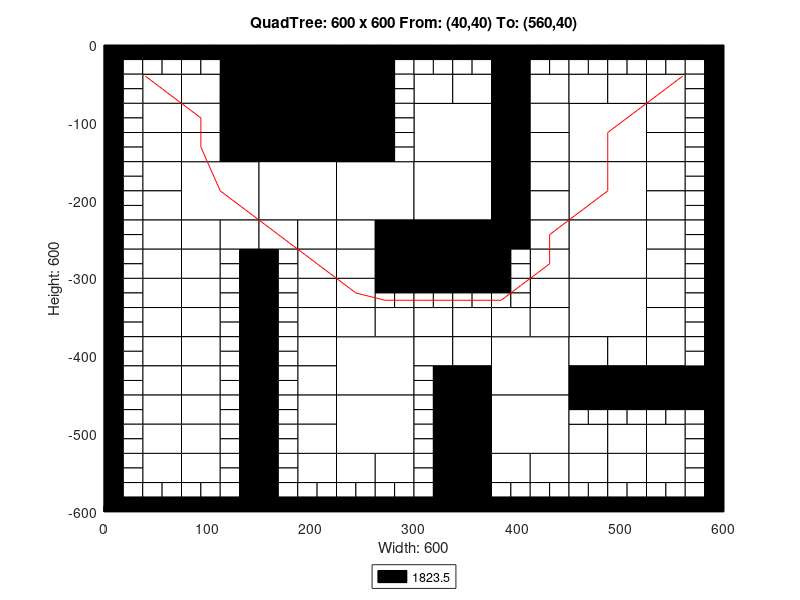

Here is the MATLAB script that generated this plot:
axis([0 600 -600 0]);
title('QuadTree: 600 x 600 From: (40,40) To: (560,40)');
xlabel('Width: 600');
ylabel('Height: 600');
rectangle('Position',[150 -75 75 75], 'FaceColor',[0 0 0]);
rectangle('Position',[150 -150 75 75], 'FaceColor',[0 0 0]);
rectangle('Position',[75 -225 75 75], 'FaceColor',[1 1 1]);
rectangle('Position',[150 -225 75 75], 'FaceColor',[1 1 1]);
rectangle('Position',[225 -225 75 75], 'FaceColor',[1 1 1]);
rectangle('Position',[300 -150 75 75], 'FaceColor',[1 1 1]);
rectangle('Position',[450 -150 75 75], 'FaceColor',[1 1 1]);
rectangle('Position',[300 -225 75 75], 'FaceColor',[1 1 1]);
rectangle('Position',[300 -300 75 75], 'FaceColor',[0 0 0]);
rectangle('Position',[450 -225 75 75], 'FaceColor',[1 1 1]);
rectangle('Position',[450 -300 75 75], 'FaceColor',[1 1 1]);
rectangle('Position',[225 -450 75 75], 'FaceColor',[1 1 1]);
rectangle('Position',[225 -525 75 75], 'FaceColor',[1 1 1]);
rectangle('Position',[375 -450 75 75], 'FaceColor',[1 1 1]);
rectangle('Position',[450 -375 75 75], 'FaceColor',[1 1 1]);
rectangle('Position',[375 -525 75 75], 'FaceColor',[1 1 1]);
rectangle('Position',[37.5 -75 37.5 37.5], 'FaceColor',[1 1 1]);
rectangle('Position',[112.5 -37.5 37.5 37.5], 'FaceColor',[0 0 0]);
rectangle('Position',[75 -75 37.5 37.5], 'FaceColor',[1 1 1]);
rectangle('Position',[112.5 -75 37.5 37.5], 'FaceColor',[0 0 0]);
rectangle('Position',[37.5 -112.5 37.5 37.5], 'FaceColor',[1 1 1]);
rectangle('Position',[37.5 -150 37.5 37.5], 'FaceColor',[1 1 1]);
rectangle('Position',[75 -112.5 37.5 37.5], 'FaceColor',[1 1 1]);
rectangle('Position',[112.5 -112.5 37.5 37.5], 'FaceColor',[0 0 0]);
rectangle('Position',[75 -150 37.5 37.5], 'FaceColor',[1 1 1]);
rectangle('Position',[112.5 -150 37.5 37.5], 'FaceColor',[0 0 0]);
rectangle('Position',[225 -37.5 37.5 37.5], 'FaceColor',[0 0 0]);
rectangle('Position',[225 -75 37.5 37.5], 'FaceColor',[0 0 0]);
rectangle('Position',[225 -112.5 37.5 37.5], 'FaceColor',[0 0 0]);
rectangle('Position',[225 -150 37.5 37.5], 'FaceColor',[0 0 0]);
rectangle('Position',[37.5 -187.5 37.5 37.5], 'FaceColor',[1 1 1]);
rectangle('Position',[37.5 -225 37.5 37.5], 'FaceColor',[1 1 1]);
rectangle('Position',[37.5 -262.5 37.5 37.5], 'FaceColor',[1 1 1]);
rectangle('Position',[37.5 -300 37.5 37.5], 'FaceColor',[1 1 1]);
rectangle('Position',[75 -262.5 37.5 37.5], 'FaceColor',[1 1 1]);
rectangle('Position',[112.5 -262.5 37.5 37.5], 'FaceColor',[1 1 1]);
rectangle('Position',[75 -300 37.5 37.5], 'FaceColor',[1 1 1]);
rectangle('Position',[150 -262.5 37.5 37.5], 'FaceColor',[1 1 1]);
rectangle('Position',[187.5 -262.5 37.5 37.5], 'FaceColor',[1 1 1]);
rectangle('Position',[187.5 -300 37.5 37.5], 'FaceColor',[1 1 1]);
rectangle('Position',[225 -262.5 37.5 37.5], 'FaceColor',[1 1 1]);
rectangle('Position',[262.5 -262.5 37.5 37.5], 'FaceColor',[0 0 0]);
rectangle('Position',[225 -300 37.5 37.5], 'FaceColor',[1 1 1]);
rectangle('Position',[262.5 -300 37.5 37.5], 'FaceColor',[0 0 0]);
rectangle('Position',[300 -75 37.5 37.5], 'FaceColor',[1 1 1]);
rectangle('Position',[337.5 -75 37.5 37.5], 'FaceColor',[1 1 1]);
rectangle('Position',[375 -37.5 37.5 37.5], 'FaceColor',[0 0 0]);
rectangle('Position',[375 -75 37.5 37.5], 'FaceColor',[0 0 0]);
rectangle('Position',[412.5 -75 37.5 37.5], 'FaceColor',[1 1 1]);
rectangle('Position',[375 -112.5 37.5 37.5], 'FaceColor',[0 0 0]);
rectangle('Position',[412.5 -112.5 37.5 37.5], 'FaceColor',[1 1 1]);
rectangle('Position',[375 -150 37.5 37.5], 'FaceColor',[0 0 0]);
rectangle('Position',[412.5 -150 37.5 37.5], 'FaceColor',[1 1 1]);
rectangle('Position',[450 -75 37.5 37.5], 'FaceColor',[1 1 1]);
rectangle('Position',[487.5 -75 37.5 37.5], 'FaceColor',[1 1 1]);
rectangle('Position',[525 -75 37.5 37.5], 'FaceColor',[1 1 1]);
rectangle('Position',[525 -112.5 37.5 37.5], 'FaceColor',[1 1 1]);
rectangle('Position',[525 -150 37.5 37.5], 'FaceColor',[1 1 1]);
rectangle('Position',[375 -187.5 37.5 37.5], 'FaceColor',[0 0 0]);
rectangle('Position',[412.5 -187.5 37.5 37.5], 'FaceColor',[1 1 1]);
rectangle('Position',[375 -225 37.5 37.5], 'FaceColor',[0 0 0]);
rectangle('Position',[412.5 -225 37.5 37.5], 'FaceColor',[1 1 1]);
rectangle('Position',[375 -262.5 37.5 37.5], 'FaceColor',[0 0 0]);
rectangle('Position',[412.5 -262.5 37.5 37.5], 'FaceColor',[1 1 1]);
rectangle('Position',[412.5 -300 37.5 37.5], 'FaceColor',[1 1 1]);
rectangle('Position',[525 -187.5 37.5 37.5], 'FaceColor',[1 1 1]);
rectangle('Position',[525 -225 37.5 37.5], 'FaceColor',[1 1 1]);
rectangle('Position',[525 -262.5 37.5 37.5], 'FaceColor',[1 1 1]);
rectangle('Position',[525 -300 37.5 37.5], 'FaceColor',[1 1 1]);
rectangle('Position',[37.5 -337.5 37.5 37.5], 'FaceColor',[1 1 1]);
rectangle('Position',[37.5 -375 37.5 37.5], 'FaceColor',[1 1 1]);
rectangle('Position',[75 -337.5 37.5 37.5], 'FaceColor',[1 1 1]);
rectangle('Position',[75 -375 37.5 37.5], 'FaceColor',[1 1 1]);
rectangle('Position',[37.5 -412.5 37.5 37.5], 'FaceColor',[1 1 1]);
rectangle('Position',[37.5 -450 37.5 37.5], 'FaceColor',[1 1 1]);
rectangle('Position',[75 -412.5 37.5 37.5], 'FaceColor',[1 1 1]);
rectangle('Position',[75 -450 37.5 37.5], 'FaceColor',[1 1 1]);
rectangle('Position',[187.5 -337.5 37.5 37.5], 'FaceColor',[1 1 1]);
rectangle('Position',[187.5 -375 37.5 37.5], 'FaceColor',[1 1 1]);
rectangle('Position',[225 -337.5 37.5 37.5], 'FaceColor',[1 1 1]);
rectangle('Position',[225 -375 37.5 37.5], 'FaceColor',[1 1 1]);
rectangle('Position',[262.5 -375 37.5 37.5], 'FaceColor',[1 1 1]);
rectangle('Position',[187.5 -412.5 37.5 37.5], 'FaceColor',[1 1 1]);
rectangle('Position',[187.5 -450 37.5 37.5], 'FaceColor',[1 1 1]);
rectangle('Position',[37.5 -487.5 37.5 37.5], 'FaceColor',[1 1 1]);
rectangle('Position',[37.5 -525 37.5 37.5], 'FaceColor',[1 1 1]);
rectangle('Position',[75 -487.5 37.5 37.5], 'FaceColor',[1 1 1]);
rectangle('Position',[75 -525 37.5 37.5], 'FaceColor',[1 1 1]);
rectangle('Position',[37.5 -562.5 37.5 37.5], 'FaceColor',[1 1 1]);
rectangle('Position',[75 -562.5 37.5 37.5], 'FaceColor',[1 1 1]);
rectangle('Position',[187.5 -487.5 37.5 37.5], 'FaceColor',[1 1 1]);
rectangle('Position',[187.5 -525 37.5 37.5], 'FaceColor',[1 1 1]);
rectangle('Position',[187.5 -562.5 37.5 37.5], 'FaceColor',[1 1 1]);
rectangle('Position',[225 -562.5 37.5 37.5], 'FaceColor',[1 1 1]);
rectangle('Position',[262.5 -562.5 37.5 37.5], 'FaceColor',[1 1 1]);
rectangle('Position',[300 -375 37.5 37.5], 'FaceColor',[1 1 1]);
rectangle('Position',[337.5 -375 37.5 37.5], 'FaceColor',[1 1 1]);
rectangle('Position',[412.5 -337.5 37.5 37.5], 'FaceColor',[1 1 1]);
rectangle('Position',[375 -375 37.5 37.5], 'FaceColor',[1 1 1]);
rectangle('Position',[412.5 -375 37.5 37.5], 'FaceColor',[1 1 1]);
rectangle('Position',[300 -412.5 37.5 37.5], 'FaceColor',[1 1 1]);
rectangle('Position',[337.5 -412.5 37.5 37.5], 'FaceColor',[1 1 1]);
rectangle('Position',[337.5 -450 37.5 37.5], 'FaceColor',[0 0 0]);
rectangle('Position',[525 -337.5 37.5 37.5], 'FaceColor',[1 1 1]);
rectangle('Position',[525 -375 37.5 37.5], 'FaceColor',[1 1 1]);
rectangle('Position',[450 -412.5 37.5 37.5], 'FaceColor',[1 1 1]);
rectangle('Position',[487.5 -412.5 37.5 37.5], 'FaceColor',[1 1 1]);
rectangle('Position',[450 -450 37.5 37.5], 'FaceColor',[0 0 0]);
rectangle('Position',[487.5 -450 37.5 37.5], 'FaceColor',[0 0 0]);
rectangle('Position',[525 -412.5 37.5 37.5], 'FaceColor',[1 1 1]);
rectangle('Position',[525 -450 37.5 37.5], 'FaceColor',[0 0 0]);
rectangle('Position',[562.5 -450 37.5 37.5], 'FaceColor',[0 0 0]);
rectangle('Position',[337.5 -487.5 37.5 37.5], 'FaceColor',[0 0 0]);
rectangle('Position',[337.5 -525 37.5 37.5], 'FaceColor',[0 0 0]);
rectangle('Position',[337.5 -562.5 37.5 37.5], 'FaceColor',[0 0 0]);
rectangle('Position',[337.5 -600 37.5 37.5], 'FaceColor',[0 0 0]);
rectangle('Position',[375 -562.5 37.5 37.5], 'FaceColor',[1 1 1]);
rectangle('Position',[412.5 -562.5 37.5 37.5], 'FaceColor',[1 1 1]);
rectangle('Position',[450 -525 37.5 37.5], 'FaceColor',[1 1 1]);
rectangle('Position',[487.5 -525 37.5 37.5], 'FaceColor',[1 1 1]);
rectangle('Position',[525 -525 37.5 37.5], 'FaceColor',[1 1 1]);
rectangle('Position',[450 -562.5 37.5 37.5], 'FaceColor',[1 1 1]);
rectangle('Position',[487.5 -562.5 37.5 37.5], 'FaceColor',[1 1 1]);
rectangle('Position',[525 -562.5 37.5 37.5], 'FaceColor',[1 1 1]);
rectangle('Position',[0 -18.75 18.75 18.75], 'FaceColor',[0 0 0]);
rectangle('Position',[18.75 -18.75 18.75 18.75], 'FaceColor',[0 0 0]);
rectangle('Position',[0 -37.5 18.75 18.75], 'FaceColor',[0 0 0]);
rectangle('Position',[18.75 -37.5 18.75 18.75], 'FaceColor',[1 1 1]);
rectangle('Position',[37.5 -18.75 18.75 18.75], 'FaceColor',[0 0 0]);
rectangle('Position',[56.25 -18.75 18.75 18.75], 'FaceColor',[0 0 0]);
rectangle('Position',[37.5 -37.5 18.75 18.75], 'FaceColor',[1 1 1]);
rectangle('Position',[56.25 -37.5 18.75 18.75], 'FaceColor',[1 1 1]);
rectangle('Position',[0 -56.25 18.75 18.75], 'FaceColor',[0 0 0]);
rectangle('Position',[18.75 -56.25 18.75 18.75], 'FaceColor',[1 1 1]);
rectangle('Position',[0 -75 18.75 18.75], 'FaceColor',[0 0 0]);
rectangle('Position',[18.75 -75 18.75 18.75], 'FaceColor',[1 1 1]);
rectangle('Position',[75 -18.75 18.75 18.75], 'FaceColor',[0 0 0]);
rectangle('Position',[93.75 -18.75 18.75 18.75], 'FaceColor',[0 0 0]);
rectangle('Position',[75 -37.5 18.75 18.75], 'FaceColor',[1 1 1]);
rectangle('Position',[93.75 -37.5 18.75 18.75], 'FaceColor',[1 1 1]);
rectangle('Position',[0 -93.75 18.75 18.75], 'FaceColor',[0 0 0]);
rectangle('Position',[18.75 -93.75 18.75 18.75], 'FaceColor',[1 1 1]);
rectangle('Position',[0 -112.5 18.75 18.75], 'FaceColor',[0 0 0]);
rectangle('Position',[18.75 -112.5 18.75 18.75], 'FaceColor',[1 1 1]);
rectangle('Position',[0 -131.25 18.75 18.75], 'FaceColor',[0 0 0]);
rectangle('Position',[18.75 -131.25 18.75 18.75], 'FaceColor',[1 1 1]);
rectangle('Position',[0 -150 18.75 18.75], 'FaceColor',[0 0 0]);
rectangle('Position',[18.75 -150 18.75 18.75], 'FaceColor',[1 1 1]);
rectangle('Position',[262.5 -18.75 18.75 18.75], 'FaceColor',[0 0 0]);
rectangle('Position',[281.25 -18.75 18.75 18.75], 'FaceColor',[0 0 0]);
rectangle('Position',[262.5 -37.5 18.75 18.75], 'FaceColor',[0 0 0]);
rectangle('Position',[281.25 -37.5 18.75 18.75], 'FaceColor',[1 1 1]);
rectangle('Position',[262.5 -56.25 18.75 18.75], 'FaceColor',[0 0 0]);
rectangle('Position',[281.25 -56.25 18.75 18.75], 'FaceColor',[1 1 1]);
rectangle('Position',[262.5 -75 18.75 18.75], 'FaceColor',[0 0 0]);
rectangle('Position',[281.25 -75 18.75 18.75], 'FaceColor',[1 1 1]);
rectangle('Position',[262.5 -93.75 18.75 18.75], 'FaceColor',[0 0 0]);
rectangle('Position',[281.25 -93.75 18.75 18.75], 'FaceColor',[1 1 1]);
rectangle('Position',[262.5 -112.5 18.75 18.75], 'FaceColor',[0 0 0]);
rectangle('Position',[281.25 -112.5 18.75 18.75], 'FaceColor',[1 1 1]);
rectangle('Position',[262.5 -131.25 18.75 18.75], 'FaceColor',[0 0 0]);
rectangle('Position',[281.25 -131.25 18.75 18.75], 'FaceColor',[1 1 1]);
rectangle('Position',[262.5 -150 18.75 18.75], 'FaceColor',[0 0 0]);
rectangle('Position',[281.25 -150 18.75 18.75], 'FaceColor',[1 1 1]);
rectangle('Position',[0 -168.75 18.75 18.75], 'FaceColor',[0 0 0]);
rectangle('Position',[18.75 -168.75 18.75 18.75], 'FaceColor',[1 1 1]);
rectangle('Position',[0 -187.5 18.75 18.75], 'FaceColor',[0 0 0]);
rectangle('Position',[18.75 -187.5 18.75 18.75], 'FaceColor',[1 1 1]);
rectangle('Position',[0 -206.25 18.75 18.75], 'FaceColor',[0 0 0]);
rectangle('Position',[18.75 -206.25 18.75 18.75], 'FaceColor',[1 1 1]);
rectangle('Position',[0 -225 18.75 18.75], 'FaceColor',[0 0 0]);
rectangle('Position',[18.75 -225 18.75 18.75], 'FaceColor',[1 1 1]);
rectangle('Position',[0 -243.75 18.75 18.75], 'FaceColor',[0 0 0]);
rectangle('Position',[18.75 -243.75 18.75 18.75], 'FaceColor',[1 1 1]);
rectangle('Position',[0 -262.5 18.75 18.75], 'FaceColor',[0 0 0]);
rectangle('Position',[18.75 -262.5 18.75 18.75], 'FaceColor',[1 1 1]);
rectangle('Position',[0 -281.25 18.75 18.75], 'FaceColor',[0 0 0]);
rectangle('Position',[18.75 -281.25 18.75 18.75], 'FaceColor',[1 1 1]);
rectangle('Position',[0 -300 18.75 18.75], 'FaceColor',[0 0 0]);
rectangle('Position',[18.75 -300 18.75 18.75], 'FaceColor',[1 1 1]);
rectangle('Position',[112.5 -281.25 18.75 18.75], 'FaceColor',[1 1 1]);
rectangle('Position',[131.25 -281.25 18.75 18.75], 'FaceColor',[0 0 0]);
rectangle('Position',[112.5 -300 18.75 18.75], 'FaceColor',[1 1 1]);
rectangle('Position',[131.25 -300 18.75 18.75], 'FaceColor',[0 0 0]);
rectangle('Position',[150 -281.25 18.75 18.75], 'FaceColor',[0 0 0]);
rectangle('Position',[168.75 -281.25 18.75 18.75], 'FaceColor',[1 1 1]);
rectangle('Position',[150 -300 18.75 18.75], 'FaceColor',[0 0 0]);
rectangle('Position',[168.75 -300 18.75 18.75], 'FaceColor',[1 1 1]);
rectangle('Position',[300 -18.75 18.75 18.75], 'FaceColor',[0 0 0]);
rectangle('Position',[318.75 -18.75 18.75 18.75], 'FaceColor',[0 0 0]);
rectangle('Position',[300 -37.5 18.75 18.75], 'FaceColor',[1 1 1]);
rectangle('Position',[318.75 -37.5 18.75 18.75], 'FaceColor',[1 1 1]);
rectangle('Position',[337.5 -18.75 18.75 18.75], 'FaceColor',[0 0 0]);
rectangle('Position',[356.25 -18.75 18.75 18.75], 'FaceColor',[0 0 0]);
rectangle('Position',[337.5 -37.5 18.75 18.75], 'FaceColor',[1 1 1]);
rectangle('Position',[356.25 -37.5 18.75 18.75], 'FaceColor',[1 1 1]);
rectangle('Position',[412.5 -18.75 18.75 18.75], 'FaceColor',[0 0 0]);
rectangle('Position',[431.25 -18.75 18.75 18.75], 'FaceColor',[0 0 0]);
rectangle('Position',[412.5 -37.5 18.75 18.75], 'FaceColor',[1 1 1]);
rectangle('Position',[431.25 -37.5 18.75 18.75], 'FaceColor',[1 1 1]);
rectangle('Position',[450 -18.75 18.75 18.75], 'FaceColor',[0 0 0]);
rectangle('Position',[468.75 -18.75 18.75 18.75], 'FaceColor',[0 0 0]);
rectangle('Position',[450 -37.5 18.75 18.75], 'FaceColor',[1 1 1]);
rectangle('Position',[468.75 -37.5 18.75 18.75], 'FaceColor',[1 1 1]);
rectangle('Position',[487.5 -18.75 18.75 18.75], 'FaceColor',[0 0 0]);
rectangle('Position',[506.25 -18.75 18.75 18.75], 'FaceColor',[0 0 0]);
rectangle('Position',[487.5 -37.5 18.75 18.75], 'FaceColor',[1 1 1]);
rectangle('Position',[506.25 -37.5 18.75 18.75], 'FaceColor',[1 1 1]);
rectangle('Position',[525 -18.75 18.75 18.75], 'FaceColor',[0 0 0]);
rectangle('Position',[543.75 -18.75 18.75 18.75], 'FaceColor',[0 0 0]);
rectangle('Position',[525 -37.5 18.75 18.75], 'FaceColor',[1 1 1]);
rectangle('Position',[543.75 -37.5 18.75 18.75], 'FaceColor',[1 1 1]);
rectangle('Position',[562.5 -18.75 18.75 18.75], 'FaceColor',[0 0 0]);
rectangle('Position',[581.25 -18.75 18.75 18.75], 'FaceColor',[0 0 0]);
rectangle('Position',[562.5 -37.5 18.75 18.75], 'FaceColor',[1 1 1]);
rectangle('Position',[581.25 -37.5 18.75 18.75], 'FaceColor',[0 0 0]);
rectangle('Position',[562.5 -56.25 18.75 18.75], 'FaceColor',[1 1 1]);
rectangle('Position',[581.25 -56.25 18.75 18.75], 'FaceColor',[0 0 0]);
rectangle('Position',[562.5 -75 18.75 18.75], 'FaceColor',[1 1 1]);
rectangle('Position',[581.25 -75 18.75 18.75], 'FaceColor',[0 0 0]);
rectangle('Position',[562.5 -93.75 18.75 18.75], 'FaceColor',[1 1 1]);
rectangle('Position',[581.25 -93.75 18.75 18.75], 'FaceColor',[0 0 0]);
rectangle('Position',[562.5 -112.5 18.75 18.75], 'FaceColor',[1 1 1]);
rectangle('Position',[581.25 -112.5 18.75 18.75], 'FaceColor',[0 0 0]);
rectangle('Position',[562.5 -131.25 18.75 18.75], 'FaceColor',[1 1 1]);
rectangle('Position',[581.25 -131.25 18.75 18.75], 'FaceColor',[0 0 0]);
rectangle('Position',[562.5 -150 18.75 18.75], 'FaceColor',[1 1 1]);
rectangle('Position',[581.25 -150 18.75 18.75], 'FaceColor',[0 0 0]);
rectangle('Position',[375 -281.25 18.75 18.75], 'FaceColor',[0 0 0]);
rectangle('Position',[393.75 -281.25 18.75 18.75], 'FaceColor',[1 1 1]);
rectangle('Position',[375 -300 18.75 18.75], 'FaceColor',[0 0 0]);
rectangle('Position',[393.75 -300 18.75 18.75], 'FaceColor',[1 1 1]);
rectangle('Position',[562.5 -168.75 18.75 18.75], 'FaceColor',[1 1 1]);
rectangle('Position',[581.25 -168.75 18.75 18.75], 'FaceColor',[0 0 0]);
rectangle('Position',[562.5 -187.5 18.75 18.75], 'FaceColor',[1 1 1]);
rectangle('Position',[581.25 -187.5 18.75 18.75], 'FaceColor',[0 0 0]);
rectangle('Position',[562.5 -206.25 18.75 18.75], 'FaceColor',[1 1 1]);
rectangle('Position',[581.25 -206.25 18.75 18.75], 'FaceColor',[0 0 0]);
rectangle('Position',[562.5 -225 18.75 18.75], 'FaceColor',[1 1 1]);
rectangle('Position',[581.25 -225 18.75 18.75], 'FaceColor',[0 0 0]);
rectangle('Position',[562.5 -243.75 18.75 18.75], 'FaceColor',[1 1 1]);
rectangle('Position',[581.25 -243.75 18.75 18.75], 'FaceColor',[0 0 0]);
rectangle('Position',[562.5 -262.5 18.75 18.75], 'FaceColor',[1 1 1]);
rectangle('Position',[581.25 -262.5 18.75 18.75], 'FaceColor',[0 0 0]);
rectangle('Position',[562.5 -281.25 18.75 18.75], 'FaceColor',[1 1 1]);
rectangle('Position',[581.25 -281.25 18.75 18.75], 'FaceColor',[0 0 0]);
rectangle('Position',[562.5 -300 18.75 18.75], 'FaceColor',[1 1 1]);
rectangle('Position',[581.25 -300 18.75 18.75], 'FaceColor',[0 0 0]);
rectangle('Position',[0 -318.75 18.75 18.75], 'FaceColor',[0 0 0]);
rectangle('Position',[18.75 -318.75 18.75 18.75], 'FaceColor',[1 1 1]);
rectangle('Position',[0 -337.5 18.75 18.75], 'FaceColor',[0 0 0]);
rectangle('Position',[18.75 -337.5 18.75 18.75], 'FaceColor',[1 1 1]);
rectangle('Position',[0 -356.25 18.75 18.75], 'FaceColor',[0 0 0]);
rectangle('Position',[18.75 -356.25 18.75 18.75], 'FaceColor',[1 1 1]);
rectangle('Position',[0 -375 18.75 18.75], 'FaceColor',[0 0 0]);
rectangle('Position',[18.75 -375 18.75 18.75], 'FaceColor',[1 1 1]);
rectangle('Position',[112.5 -318.75 18.75 18.75], 'FaceColor',[1 1 1]);
rectangle('Position',[131.25 -318.75 18.75 18.75], 'FaceColor',[0 0 0]);
rectangle('Position',[112.5 -337.5 18.75 18.75], 'FaceColor',[1 1 1]);
rectangle('Position',[131.25 -337.5 18.75 18.75], 'FaceColor',[0 0 0]);
rectangle('Position',[112.5 -356.25 18.75 18.75], 'FaceColor',[1 1 1]);
rectangle('Position',[131.25 -356.25 18.75 18.75], 'FaceColor',[0 0 0]);
rectangle('Position',[112.5 -375 18.75 18.75], 'FaceColor',[1 1 1]);
rectangle('Position',[131.25 -375 18.75 18.75], 'FaceColor',[0 0 0]);
rectangle('Position',[0 -393.75 18.75 18.75], 'FaceColor',[0 0 0]);
rectangle('Position',[18.75 -393.75 18.75 18.75], 'FaceColor',[1 1 1]);
rectangle('Position',[0 -412.5 18.75 18.75], 'FaceColor',[0 0 0]);
rectangle('Position',[18.75 -412.5 18.75 18.75], 'FaceColor',[1 1 1]);
rectangle('Position',[0 -431.25 18.75 18.75], 'FaceColor',[0 0 0]);
rectangle('Position',[18.75 -431.25 18.75 18.75], 'FaceColor',[1 1 1]);
rectangle('Position',[0 -450 18.75 18.75], 'FaceColor',[0 0 0]);
rectangle('Position',[18.75 -450 18.75 18.75], 'FaceColor',[1 1 1]);
rectangle('Position',[112.5 -393.75 18.75 18.75], 'FaceColor',[1 1 1]);
rectangle('Position',[131.25 -393.75 18.75 18.75], 'FaceColor',[0 0 0]);
rectangle('Position',[112.5 -412.5 18.75 18.75], 'FaceColor',[1 1 1]);
rectangle('Position',[131.25 -412.5 18.75 18.75], 'FaceColor',[0 0 0]);
rectangle('Position',[112.5 -431.25 18.75 18.75], 'FaceColor',[1 1 1]);
rectangle('Position',[131.25 -431.25 18.75 18.75], 'FaceColor',[0 0 0]);
rectangle('Position',[112.5 -450 18.75 18.75], 'FaceColor',[1 1 1]);
rectangle('Position',[131.25 -450 18.75 18.75], 'FaceColor',[0 0 0]);
rectangle('Position',[150 -318.75 18.75 18.75], 'FaceColor',[0 0 0]);
rectangle('Position',[168.75 -318.75 18.75 18.75], 'FaceColor',[1 1 1]);
rectangle('Position',[150 -337.5 18.75 18.75], 'FaceColor',[0 0 0]);
rectangle('Position',[168.75 -337.5 18.75 18.75], 'FaceColor',[1 1 1]);
rectangle('Position',[150 -356.25 18.75 18.75], 'FaceColor',[0 0 0]);
rectangle('Position',[168.75 -356.25 18.75 18.75], 'FaceColor',[1 1 1]);
rectangle('Position',[150 -375 18.75 18.75], 'FaceColor',[0 0 0]);
rectangle('Position',[168.75 -375 18.75 18.75], 'FaceColor',[1 1 1]);
rectangle('Position',[262.5 -318.75 18.75 18.75], 'FaceColor',[0 0 0]);
rectangle('Position',[281.25 -318.75 18.75 18.75], 'FaceColor',[0 0 0]);
rectangle('Position',[262.5 -337.5 18.75 18.75], 'FaceColor',[1 1 1]);
rectangle('Position',[281.25 -337.5 18.75 18.75], 'FaceColor',[1 1 1]);
rectangle('Position',[150 -393.75 18.75 18.75], 'FaceColor',[0 0 0]);
rectangle('Position',[168.75 -393.75 18.75 18.75], 'FaceColor',[1 1 1]);
rectangle('Position',[150 -412.5 18.75 18.75], 'FaceColor',[0 0 0]);
rectangle('Position',[168.75 -412.5 18.75 18.75], 'FaceColor',[1 1 1]);
rectangle('Position',[150 -431.25 18.75 18.75], 'FaceColor',[0 0 0]);
rectangle('Position',[168.75 -431.25 18.75 18.75], 'FaceColor',[1 1 1]);
rectangle('Position',[150 -450 18.75 18.75], 'FaceColor',[0 0 0]);
rectangle('Position',[168.75 -450 18.75 18.75], 'FaceColor',[1 1 1]);
rectangle('Position',[0 -468.75 18.75 18.75], 'FaceColor',[0 0 0]);
rectangle('Position',[18.75 -468.75 18.75 18.75], 'FaceColor',[1 1 1]);
rectangle('Position',[0 -487.5 18.75 18.75], 'FaceColor',[0 0 0]);
rectangle('Position',[18.75 -487.5 18.75 18.75], 'FaceColor',[1 1 1]);
rectangle('Position',[0 -506.25 18.75 18.75], 'FaceColor',[0 0 0]);
rectangle('Position',[18.75 -506.25 18.75 18.75], 'FaceColor',[1 1 1]);
rectangle('Position',[0 -525 18.75 18.75], 'FaceColor',[0 0 0]);
rectangle('Position',[18.75 -525 18.75 18.75], 'FaceColor',[1 1 1]);
rectangle('Position',[112.5 -468.75 18.75 18.75], 'FaceColor',[1 1 1]);
rectangle('Position',[131.25 -468.75 18.75 18.75], 'FaceColor',[0 0 0]);
rectangle('Position',[112.5 -487.5 18.75 18.75], 'FaceColor',[1 1 1]);
rectangle('Position',[131.25 -487.5 18.75 18.75], 'FaceColor',[0 0 0]);
rectangle('Position',[112.5 -506.25 18.75 18.75], 'FaceColor',[1 1 1]);
rectangle('Position',[131.25 -506.25 18.75 18.75], 'FaceColor',[0 0 0]);
rectangle('Position',[112.5 -525 18.75 18.75], 'FaceColor',[1 1 1]);
rectangle('Position',[131.25 -525 18.75 18.75], 'FaceColor',[0 0 0]);
rectangle('Position',[0 -543.75 18.75 18.75], 'FaceColor',[0 0 0]);
rectangle('Position',[18.75 -543.75 18.75 18.75], 'FaceColor',[1 1 1]);
rectangle('Position',[0 -562.5 18.75 18.75], 'FaceColor',[0 0 0]);
rectangle('Position',[18.75 -562.5 18.75 18.75], 'FaceColor',[1 1 1]);
rectangle('Position',[0 -581.25 18.75 18.75], 'FaceColor',[0 0 0]);
rectangle('Position',[18.75 -581.25 18.75 18.75], 'FaceColor',[1 1 1]);
rectangle('Position',[0 -600 18.75 18.75], 'FaceColor',[0 0 0]);
rectangle('Position',[18.75 -600 18.75 18.75], 'FaceColor',[0 0 0]);
rectangle('Position',[37.5 -581.25 18.75 18.75], 'FaceColor',[1 1 1]);
rectangle('Position',[56.25 -581.25 18.75 18.75], 'FaceColor',[1 1 1]);
rectangle('Position',[37.5 -600 18.75 18.75], 'FaceColor',[0 0 0]);
rectangle('Position',[56.25 -600 18.75 18.75], 'FaceColor',[0 0 0]);
rectangle('Position',[112.5 -543.75 18.75 18.75], 'FaceColor',[1 1 1]);
rectangle('Position',[131.25 -543.75 18.75 18.75], 'FaceColor',[0 0 0]);
rectangle('Position',[112.5 -562.5 18.75 18.75], 'FaceColor',[1 1 1]);
rectangle('Position',[131.25 -562.5 18.75 18.75], 'FaceColor',[0 0 0]);
rectangle('Position',[75 -581.25 18.75 18.75], 'FaceColor',[1 1 1]);
rectangle('Position',[93.75 -581.25 18.75 18.75], 'FaceColor',[1 1 1]);
rectangle('Position',[75 -600 18.75 18.75], 'FaceColor',[0 0 0]);
rectangle('Position',[93.75 -600 18.75 18.75], 'FaceColor',[0 0 0]);
rectangle('Position',[112.5 -581.25 18.75 18.75], 'FaceColor',[1 1 1]);
rectangle('Position',[131.25 -581.25 18.75 18.75], 'FaceColor',[0 0 0]);
rectangle('Position',[112.5 -600 18.75 18.75], 'FaceColor',[0 0 0]);
rectangle('Position',[131.25 -600 18.75 18.75], 'FaceColor',[0 0 0]);
rectangle('Position',[150 -468.75 18.75 18.75], 'FaceColor',[0 0 0]);
rectangle('Position',[168.75 -468.75 18.75 18.75], 'FaceColor',[1 1 1]);
rectangle('Position',[150 -487.5 18.75 18.75], 'FaceColor',[0 0 0]);
rectangle('Position',[168.75 -487.5 18.75 18.75], 'FaceColor',[1 1 1]);
rectangle('Position',[150 -506.25 18.75 18.75], 'FaceColor',[0 0 0]);
rectangle('Position',[168.75 -506.25 18.75 18.75], 'FaceColor',[1 1 1]);
rectangle('Position',[150 -525 18.75 18.75], 'FaceColor',[0 0 0]);
rectangle('Position',[168.75 -525 18.75 18.75], 'FaceColor',[1 1 1]);
rectangle('Position',[150 -543.75 18.75 18.75], 'FaceColor',[0 0 0]);
rectangle('Position',[168.75 -543.75 18.75 18.75], 'FaceColor',[1 1 1]);
rectangle('Position',[150 -562.5 18.75 18.75], 'FaceColor',[0 0 0]);
rectangle('Position',[168.75 -562.5 18.75 18.75], 'FaceColor',[1 1 1]);
rectangle('Position',[150 -581.25 18.75 18.75], 'FaceColor',[0 0 0]);
rectangle('Position',[168.75 -581.25 18.75 18.75], 'FaceColor',[1 1 1]);
rectangle('Position',[150 -600 18.75 18.75], 'FaceColor',[0 0 0]);
rectangle('Position',[168.75 -600 18.75 18.75], 'FaceColor',[0 0 0]);
rectangle('Position',[187.5 -581.25 18.75 18.75], 'FaceColor',[1 1 1]);
rectangle('Position',[206.25 -581.25 18.75 18.75], 'FaceColor',[1 1 1]);
rectangle('Position',[187.5 -600 18.75 18.75], 'FaceColor',[0 0 0]);
rectangle('Position',[206.25 -600 18.75 18.75], 'FaceColor',[0 0 0]);
rectangle('Position',[225 -581.25 18.75 18.75], 'FaceColor',[1 1 1]);
rectangle('Position',[243.75 -581.25 18.75 18.75], 'FaceColor',[1 1 1]);
rectangle('Position',[225 -600 18.75 18.75], 'FaceColor',[0 0 0]);
rectangle('Position',[243.75 -600 18.75 18.75], 'FaceColor',[0 0 0]);
rectangle('Position',[262.5 -581.25 18.75 18.75], 'FaceColor',[1 1 1]);
rectangle('Position',[281.25 -581.25 18.75 18.75], 'FaceColor',[1 1 1]);
rectangle('Position',[262.5 -600 18.75 18.75], 'FaceColor',[0 0 0]);
rectangle('Position',[281.25 -600 18.75 18.75], 'FaceColor',[0 0 0]);
rectangle('Position',[300 -318.75 18.75 18.75], 'FaceColor',[0 0 0]);
rectangle('Position',[318.75 -318.75 18.75 18.75], 'FaceColor',[0 0 0]);
rectangle('Position',[300 -337.5 18.75 18.75], 'FaceColor',[1 1 1]);
rectangle('Position',[318.75 -337.5 18.75 18.75], 'FaceColor',[1 1 1]);
rectangle('Position',[337.5 -318.75 18.75 18.75], 'FaceColor',[0 0 0]);
rectangle('Position',[356.25 -318.75 18.75 18.75], 'FaceColor',[0 0 0]);
rectangle('Position',[337.5 -337.5 18.75 18.75], 'FaceColor',[1 1 1]);
rectangle('Position',[356.25 -337.5 18.75 18.75], 'FaceColor',[1 1 1]);
rectangle('Position',[375 -318.75 18.75 18.75], 'FaceColor',[0 0 0]);
rectangle('Position',[393.75 -318.75 18.75 18.75], 'FaceColor',[1 1 1]);
rectangle('Position',[375 -337.5 18.75 18.75], 'FaceColor',[1 1 1]);
rectangle('Position',[393.75 -337.5 18.75 18.75], 'FaceColor',[1 1 1]);
rectangle('Position',[300 -431.25 18.75 18.75], 'FaceColor',[1 1 1]);
rectangle('Position',[318.75 -431.25 18.75 18.75], 'FaceColor',[0 0 0]);
rectangle('Position',[300 -450 18.75 18.75], 'FaceColor',[1 1 1]);
rectangle('Position',[318.75 -450 18.75 18.75], 'FaceColor',[0 0 0]);
rectangle('Position',[562.5 -318.75 18.75 18.75], 'FaceColor',[1 1 1]);
rectangle('Position',[581.25 -318.75 18.75 18.75], 'FaceColor',[0 0 0]);
rectangle('Position',[562.5 -337.5 18.75 18.75], 'FaceColor',[1 1 1]);
rectangle('Position',[581.25 -337.5 18.75 18.75], 'FaceColor',[0 0 0]);
rectangle('Position',[562.5 -356.25 18.75 18.75], 'FaceColor',[1 1 1]);
rectangle('Position',[581.25 -356.25 18.75 18.75], 'FaceColor',[0 0 0]);
rectangle('Position',[562.5 -375 18.75 18.75], 'FaceColor',[1 1 1]);
rectangle('Position',[581.25 -375 18.75 18.75], 'FaceColor',[0 0 0]);
rectangle('Position',[562.5 -393.75 18.75 18.75], 'FaceColor',[1 1 1]);
rectangle('Position',[581.25 -393.75 18.75 18.75], 'FaceColor',[0 0 0]);
rectangle('Position',[562.5 -412.5 18.75 18.75], 'FaceColor',[1 1 1]);
rectangle('Position',[581.25 -412.5 18.75 18.75], 'FaceColor',[0 0 0]);
rectangle('Position',[300 -468.75 18.75 18.75], 'FaceColor',[1 1 1]);
rectangle('Position',[318.75 -468.75 18.75 18.75], 'FaceColor',[0 0 0]);
rectangle('Position',[300 -487.5 18.75 18.75], 'FaceColor',[1 1 1]);
rectangle('Position',[318.75 -487.5 18.75 18.75], 'FaceColor',[0 0 0]);
rectangle('Position',[300 -506.25 18.75 18.75], 'FaceColor',[1 1 1]);
rectangle('Position',[318.75 -506.25 18.75 18.75], 'FaceColor',[0 0 0]);
rectangle('Position',[300 -525 18.75 18.75], 'FaceColor',[1 1 1]);
rectangle('Position',[318.75 -525 18.75 18.75], 'FaceColor',[0 0 0]);
rectangle('Position',[300 -543.75 18.75 18.75], 'FaceColor',[1 1 1]);
rectangle('Position',[318.75 -543.75 18.75 18.75], 'FaceColor',[0 0 0]);
rectangle('Position',[300 -562.5 18.75 18.75], 'FaceColor',[1 1 1]);
rectangle('Position',[318.75 -562.5 18.75 18.75], 'FaceColor',[0 0 0]);
rectangle('Position',[300 -581.25 18.75 18.75], 'FaceColor',[1 1 1]);
rectangle('Position',[318.75 -581.25 18.75 18.75], 'FaceColor',[0 0 0]);
rectangle('Position',[300 -600 18.75 18.75], 'FaceColor',[0 0 0]);
rectangle('Position',[318.75 -600 18.75 18.75], 'FaceColor',[0 0 0]);
rectangle('Position',[375 -581.25 18.75 18.75], 'FaceColor',[1 1 1]);
rectangle('Position',[393.75 -581.25 18.75 18.75], 'FaceColor',[1 1 1]);
rectangle('Position',[375 -600 18.75 18.75], 'FaceColor',[0 0 0]);
rectangle('Position',[393.75 -600 18.75 18.75], 'FaceColor',[0 0 0]);
rectangle('Position',[412.5 -581.25 18.75 18.75], 'FaceColor',[1 1 1]);
rectangle('Position',[431.25 -581.25 18.75 18.75], 'FaceColor',[1 1 1]);
rectangle('Position',[412.5 -600 18.75 18.75], 'FaceColor',[0 0 0]);
rectangle('Position',[431.25 -600 18.75 18.75], 'FaceColor',[0 0 0]);
rectangle('Position',[450 -468.75 18.75 18.75], 'FaceColor',[0 0 0]);
rectangle('Position',[468.75 -468.75 18.75 18.75], 'FaceColor',[0 0 0]);
rectangle('Position',[450 -487.5 18.75 18.75], 'FaceColor',[1 1 1]);
rectangle('Position',[468.75 -487.5 18.75 18.75], 'FaceColor',[1 1 1]);
rectangle('Position',[487.5 -468.75 18.75 18.75], 'FaceColor',[0 0 0]);
rectangle('Position',[506.25 -468.75 18.75 18.75], 'FaceColor',[0 0 0]);
rectangle('Position',[487.5 -487.5 18.75 18.75], 'FaceColor',[1 1 1]);
rectangle('Position',[506.25 -487.5 18.75 18.75], 'FaceColor',[1 1 1]);
rectangle('Position',[525 -468.75 18.75 18.75], 'FaceColor',[0 0 0]);
rectangle('Position',[543.75 -468.75 18.75 18.75], 'FaceColor',[0 0 0]);
rectangle('Position',[525 -487.5 18.75 18.75], 'FaceColor',[1 1 1]);
rectangle('Position',[543.75 -487.5 18.75 18.75], 'FaceColor',[1 1 1]);
rectangle('Position',[562.5 -468.75 18.75 18.75], 'FaceColor',[0 0 0]);
rectangle('Position',[581.25 -468.75 18.75 18.75], 'FaceColor',[0 0 0]);
rectangle('Position',[562.5 -487.5 18.75 18.75], 'FaceColor',[1 1 1]);
rectangle('Position',[581.25 -487.5 18.75 18.75], 'FaceColor',[0 0 0]);
rectangle('Position',[562.5 -506.25 18.75 18.75], 'FaceColor',[1 1 1]);
rectangle('Position',[581.25 -506.25 18.75 18.75], 'FaceColor',[0 0 0]);
rectangle('Position',[562.5 -525 18.75 18.75], 'FaceColor',[1 1 1]);
rectangle('Position',[581.25 -525 18.75 18.75], 'FaceColor',[0 0 0]);
rectangle('Position',[450 -581.25 18.75 18.75], 'FaceColor',[1 1 1]);
rectangle('Position',[468.75 -581.25 18.75 18.75], 'FaceColor',[1 1 1]);
rectangle('Position',[450 -600 18.75 18.75], 'FaceColor',[0 0 0]);
rectangle('Position',[468.75 -600 18.75 18.75], 'FaceColor',[0 0 0]);
rectangle('Position',[487.5 -581.25 18.75 18.75], 'FaceColor',[1 1 1]);
rectangle('Position',[506.25 -581.25 18.75 18.75], 'FaceColor',[1 1 1]);
rectangle('Position',[487.5 -600 18.75 18.75], 'FaceColor',[0 0 0]);
rectangle('Position',[506.25 -600 18.75 18.75], 'FaceColor',[0 0 0]);
rectangle('Position',[562.5 -543.75 18.75 18.75], 'FaceColor',[1 1 1]);
rectangle('Position',[581.25 -543.75 18.75 18.75], 'FaceColor',[0 0 0]);
rectangle('Position',[562.5 -562.5 18.75 18.75], 'FaceColor',[1 1 1]);
rectangle('Position',[581.25 -562.5 18.75 18.75], 'FaceColor',[0 0 0]);
rectangle('Position',[525 -581.25 18.75 18.75], 'FaceColor',[1 1 1]);
rectangle('Position',[543.75 -581.25 18.75 18.75], 'FaceColor',[1 1 1]);
rectangle('Position',[525 -600 18.75 18.75], 'FaceColor',[0 0 0]);
rectangle('Position',[543.75 -600 18.75 18.75], 'FaceColor',[0 0 0]);
rectangle('Position',[562.5 -581.25 18.75 18.75], 'FaceColor',[1 1 1]);
rectangle('Position',[581.25 -581.25 18.75 18.75], 'FaceColor',[0 0 0]);
rectangle('Position',[562.5 -600 18.75 18.75], 'FaceColor',[0 0 0]);
rectangle('Position',[581.25 -600 18.75 18.75], 'FaceColor',[0 0 0]);
X=[560,543.75,487.5,487.5,431.25,431.25,403.125,384.375,365.625,346.875,328.125,309.375,290.625,271.875,243.75,206.25,168.75,112.5,93.75,93.75,56.25,40];
Y=[-40,-56.25,-112.5,-187.5,-243.75,-281.25,-309.375,-328.125,-328.125,-328.125,-328.125,-328.125,-328.125,-328.125,-318.75,-281.25,-243.75,-187.5,-131.25,-93.75,-56.25,-40];
hold on;
plot(X,Y,'r');
legend('1823.5','Location','southoutside');
